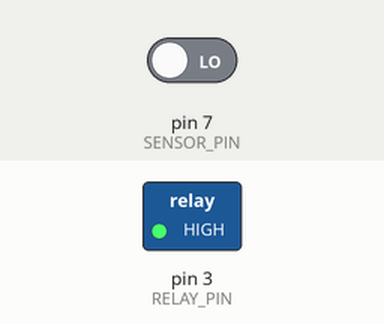
Simulated run of this sketch. Board: Arduino Uno, built with avr-gcc and run on an emulated ATmega328P. Shown: switched loads named in the sketch (green lamp = pin HIGH). The inputs (shaded band) are chosen by the test bench; at power-on: pin 7 (SENSOR_PIN) LOW.

Above: at 1.8 s.
1.9 s: pin 7 (SENSOR_PIN) driven HIGH
At 3.2 s:
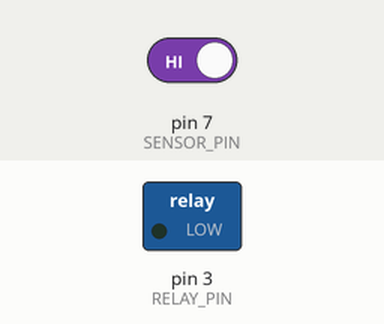
3.5 s: pin 7 (SENSOR_PIN) driven LOW
At 4.4 s:
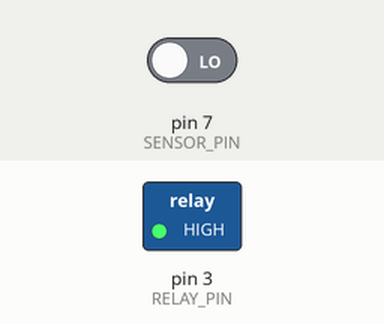
Timing chart, 0 to 6.5 s (numbered marks = the images above; inputs shaded):
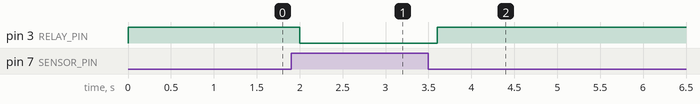

The sketch:

motionbulb.ino
```cpp
const int SENSOR_PIN = 7;
const int RELAY_PIN = 3;

void setup() {
  Serial.begin(9600);
  pinMode(SENSOR_PIN, INPUT);
  pinMode(RELAY_PIN, OUTPUT);
}

void loop() {

  int motion =digitalRead(SENSOR_PIN);


  if(motion){

    digitalWrite(RELAY_PIN, LOW);
    delay(300);
  }else{

     digitalWrite(RELAY_PIN,HIGH);
  }
  delay(500);

}
```

Measured:
- after the input at 1.9 s, pin 3 (RELAY_PIN): HIGH → LOW after 0.10 s
- after the input at 3.5 s, pin 3 (RELAY_PIN): LOW → HIGH after 0.10 s
